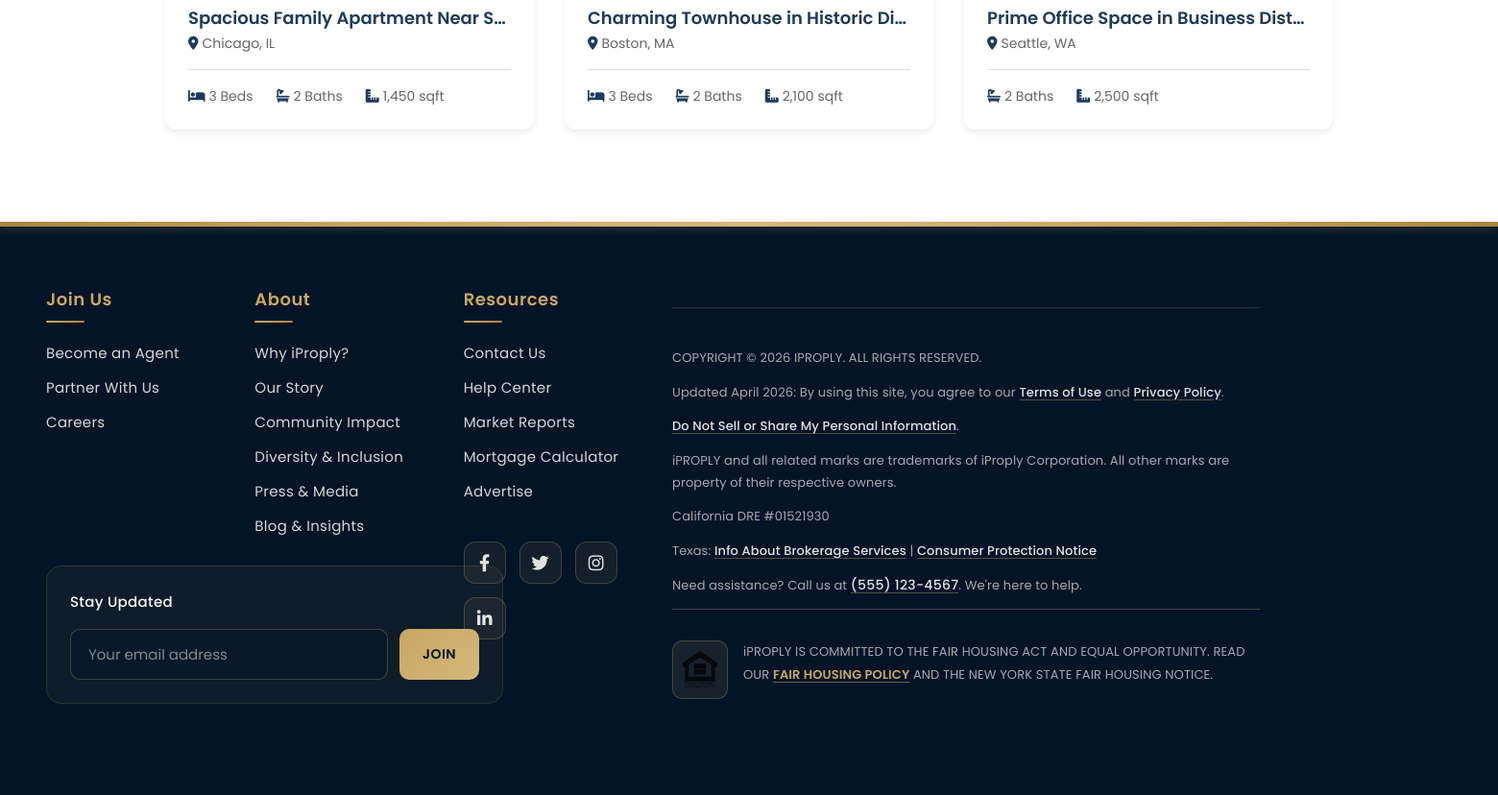
The app's page /listings.php (lower part), older data.
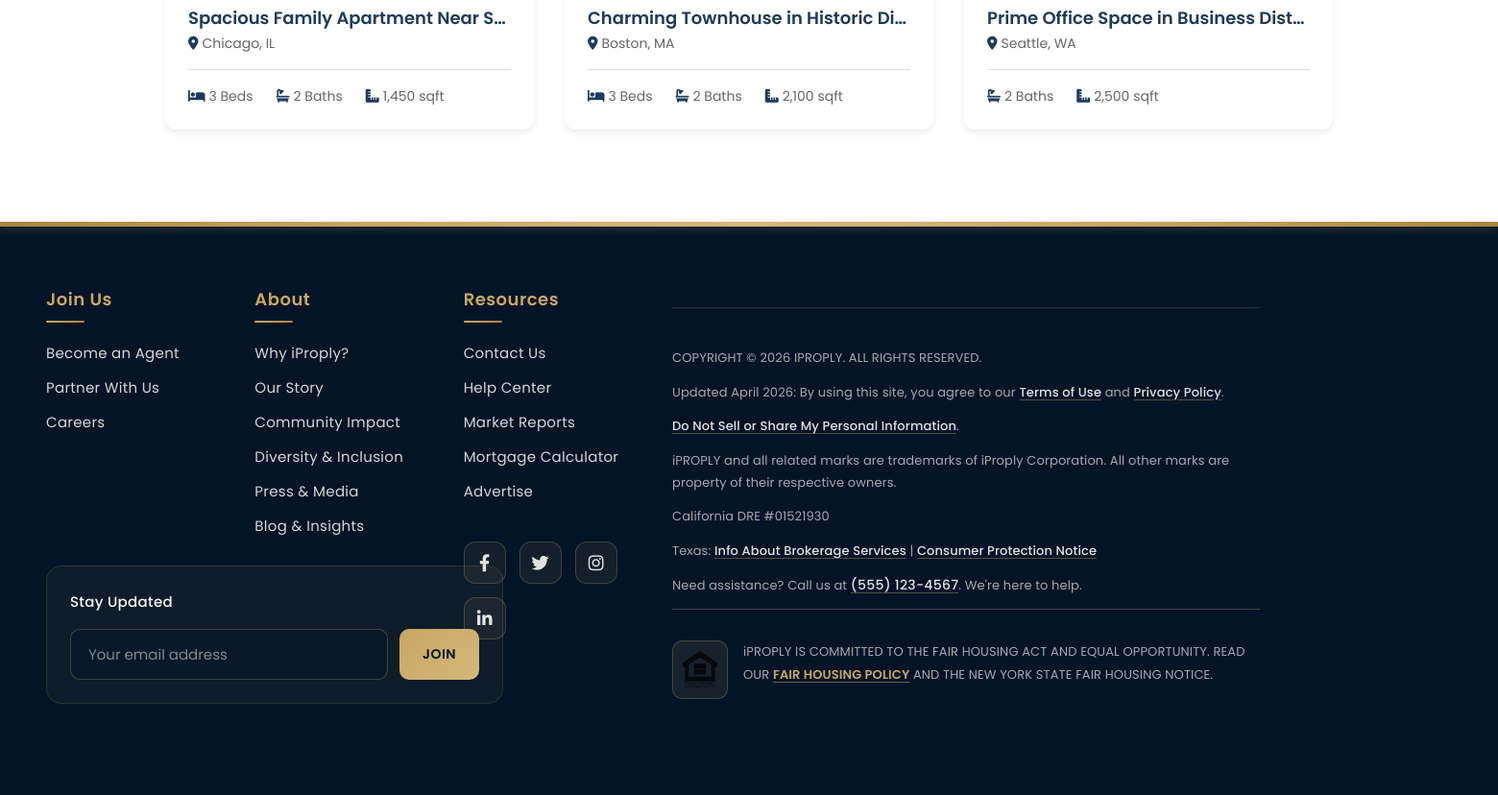
The same page, newer data.
### tables this page shows
CREATE TABLE properties (
    id INT AUTO_INCREMENT PRIMARY KEY,
    agent_id INT NOT NULL,
    category_id INT,
    property_type_id INT,
    title VARCHAR(255) NOT NULL,
    slug VARCHAR(255) NOT NULL UNIQUE,
    description LONGTEXT,
    short_description TEXT,
    price DECIMAL(15, 2) NOT NULL,
    price_type ENUM('fixed', 'negotiable', 'auction') DEFAULT 'fixed',
    status ENUM('sale', 'rent', 'sold', 'pending') DEFAULT 'sale',
    property_status ENUM('active', 'inactive', 'pending', 'featured', 'sold', 'rented') DEFAULT 'pending',
    bedrooms INT DEFAULT 0,
    bathrooms DECIMAL(3, 1) DEFAULT 0,
    area_sqft DECIMAL(10, 2) DEFAULT 0,
    lot_size DECIMAL(10, 2) DEFAULT 0,
    year_built INT,
    parking_spaces INT DEFAULT 0,
    garage_spaces INT DEFAULT 0,
    floors INT DEFAULT 1,
    address TEXT NOT NULL,
    city VARCHAR(100) NOT NULL,
    state VARCHAR(50) NOT NULL,
    zip_code VARCHAR(20) NOT NULL,
    country VARCHAR(50) DEFAULT 'USA',
    latitude DECIMAL(10, 8),
    longitude DECIMAL(11, 8),
    map_address TEXT,
    features LONGTEXT,
    amenities LONGTEXT,
    nearby_places LONGTEXT,
    virtual_tour_url VARCHAR(500),
    video_url VARCHAR(500),
    floor_plan VARCHAR(255),
    featured_image VARCHAR(255),
    is_featured TINYINT(1) DEFAULT 0,
    is_premium TINYINT(1) DEFAULT 0,
    view_count INT DEFAULT 0,
    inquiry_count INT DEFAULT 0,
    admin_notes TEXT,
    approved_by INT,
    approved_at DATETIME,
    expires_at DATE,
    created_at TIMESTAMP DEFAULT CURRENT_TIMESTAMP,
    updated_at TIMESTAMP DEFAULT CURRENT_TIMESTAMP ON UPDATE CURRENT_TIMESTAMP,
    FOREIGN KEY (agent_id) REFERENCES agents(id) ON DELETE CASCADE,
    FOREIGN KEY (category_id) REFERENCES categories(id) ON DELETE SET NULL,
    FOREIGN KEY (property_type_id) REFERENCES property_types(id) ON DELETE SET NULL,
    FOREIGN KEY (approved_by) REFERENCES admins(id) ON DELETE SET NULL,
    INDEX idx_price (price),
    INDEX idx_status (status),
    INDEX idx_city (city),
    INDEX idx_state (state),
    INDEX idx_property_status (property_status),
    INDEX idx_featured (is_featured),
    FULLTEXT INDEX idx_search (title, description, address, city)
);

CREATE TABLE site_settings (
    id INT AUTO_INCREMENT PRIMARY KEY,
    site_name VARCHAR(255) NOT NULL DEFAULT 'iProply',
    site_tagline VARCHAR(500) DEFAULT 'Find Your Dream Home Today',
    site_email VARCHAR(255) DEFAULT 'info@iproply.com',
    site_phone VARCHAR(50) DEFAULT '(555) 123-4567',
    site_address TEXT,
    site_logo VARCHAR(255),
    smtp_host VARCHAR(255),
    smtp_port INT DEFAULT 587,
    smtp_username VARCHAR(255),
    smtp_password VARCHAR(255),
    smtp_encryption VARCHAR(20) DEFAULT 'tls',
    facebook_url VARCHAR(500),
    twitter_url VARCHAR(500),
    instagram_url VARCHAR(500),
    linkedin_url VARCHAR(500),
    meta_title VARCHAR(255),
    meta_description TEXT,
    meta_keywords TEXT,
    created_at TIMESTAMP DEFAULT CURRENT_TIMESTAMP,
    updated_at TIMESTAMP DEFAULT CURRENT_TIMESTAMP ON UPDATE CURRENT_TIMESTAMP
);

CREATE TABLE pages (
    id INT AUTO_INCREMENT PRIMARY KEY,
    title VARCHAR(255) NOT NULL,
    slug VARCHAR(255) NOT NULL UNIQUE,
    content LONGTEXT NOT NULL,
    status ENUM('draft', 'published') DEFAULT 'draft',
    published_at DATETIME NULL,
    meta_title VARCHAR(255) NULL,
    meta_description TEXT NULL,
    meta_keywords TEXT NULL,
    show_in_footer TINYINT(1) NOT NULL DEFAULT 0,
    footer_section VARCHAR(50) NULL,
    footer_order INT NOT NULL DEFAULT 0,
    created_by INT NULL,
    updated_by INT NULL,
    created_at TIMESTAMP DEFAULT CURRENT_TIMESTAMP,
    updated_at TIMESTAMP DEFAULT CURRENT_TIMESTAMP ON UPDATE CURRENT_TIMESTAMP,
    FOREIGN KEY (created_by) REFERENCES admins(id) ON DELETE SET NULL,
    FOREIGN KEY (updated_by) REFERENCES admins(id) ON DELETE SET NULL
);

### includes/Database.php (called while the page is built, shortened)
<?php
class Database {
    private static $instance = null;
    private $pdo;
    private $stmt;
    private function __construct() {
        $dsn = "mysql:host=" . DB_HOST . ";dbname=" . DB_NAME . ";charset=" . DB_CHARSET;
        $options = [
            PDO::ATTR_ERRMODE => PDO::ERRMODE_EXCEPTION,
            PDO::ATTR_DEFAULT_FETCH_MODE => PDO::FETCH_ASSOC,
            PDO::ATTR_EMULATE_PREPARES => false,
            PDO::MYSQL_ATTR_INIT_COMMAND => "SET NAMES " . DB_CHARSET . " COLLATE utf8mb4_unicode_ci"
        ];
        try {
            $this->pdo = new PDO($dsn, DB_USER, DB_PASS, $options);
        } catch (PDOException $e) {
            $this->error = $e->getMessage();
            error_log("Database Connection Error: " . $this->error);
            if (APP_ENV === 'development') {
                die("Database Connection Error: " . $this->error);
            } else {
                die("A database error occurred. Please try again later.");
            }
        }
    }
    public static function getInstance() {
        if (self::$instance === null) {
            self::$instance = new self();
        }
        return self::$instance;
    }
    public function query($sql, $params = []) {
        $this->stmt = $this->pdo->prepare($sql);
        try {
            $this->stmt->execute($params);
            return $this;
        } catch (PDOException $e) {
            error_log("Query Error: " . $e->getMessage() . " | SQL: " . $sql);
            throw $e;
        }
    }
    public function fetchAll() {
        return $this->stmt->fetchAll();
    }
    public function select($table, $columns = '*', $where = '', $params = [], $orderBy = '', $limit = '') {
        $sql = "SELECT {$columns} FROM {$table}";
        if ($where) {
            $sql .= " WHERE {$where}";
        }
        if ($orderBy) {
            $sql .= " ORDER BY {$orderBy}";
        }
        if ($limit) {
            $sql .= " LIMIT {$limit}";
        }
        return $this->query($sql, $params)->fetchAll();
    }
    public function selectOne($table, $columns = '*', $where = '', $params = []) {
        $result = $this->select($table, $columns, $where, $params, '', 1);
        return $result ? $result[0] : null;
    }
}

### includes/Property.php (called while the page is built, shortened)
<?php
class Property {
    private $db;
    public function __construct() {
        $this->db = Database::getInstance();
    }
    public function getAll($filters = [], $page = 1, $perPage = ITEMS_PER_PAGE) {
        $where = ['p.property_status = :status'];
        $params = ['status' => $filters['status'] ?? 'active'];
        $whereClause = implode(' AND ', $where);
        $offset = ($page - 1) * $perPage;
        $sql = "SELECT p.*,
                CONCAT(a.first_name, ' ', a.last_name) as agent_name,
                a.phone as agent_phone,
                a.avatar as agent_avatar,
                a.email as agent_email,
                pt.name as property_type_name,
                c.name as category_name,
                (SELECT image_path FROM property_images WHERE property_id = p.id AND is_primary = 1 LIMIT 1) as primary_image
                FROM properties p
                LEFT JOIN agents a ON p.agent_id = a.id
                LEFT JOIN property_types pt ON p.property_type_id = pt.id
                LEFT JOIN categories c ON p.category_id = c.id
                WHERE {$whereClause}
                ORDER BY p.is_featured DESC, p.created_at DESC
                LIMIT {$perPage} OFFSET {$offset}";
        return $this->db->query($sql, $params)->fetchAll();
    }
}

### config/config.php (called while the page is built, shortened)
<?php
spl_autoload_register(function ($class) {
    $file = BASE_PATH . '/includes/' . str_replace('\\', '/', $class) . '.php';
});
function base_url($path = '') {
    return rtrim(APP_URL, '/') . '/' . ltrim($path, '/');
}
function sanitize($input) {
    return htmlspecialchars(trim($input ?? ''), ENT_QUOTES, 'UTF-8');
}

### includes/Page.php (called while the page is built, shortened)
<?php
class Page {
    private $db;
    public function __construct() {
        $this->db = Database::getInstance();
    }
    public function getFooterPages($section) {
        return $this->db->select(
            'pages',
            '*',
            'status = :status AND show_in_footer = 1 AND footer_section = :section',
            ['status' => 'published', 'section' => $section],
            'footer_order ASC, title ASC'
        );
    }
}

### listings.php (the view, shortened to what the rows shown need)
<?php
require_once 'config/config.php';
require_once 'includes/Database.php';
require_once 'includes/Property.php';
$propertyModel = new Property();
$filters = [
    'keyword' => $_GET['keyword'] ?? '',
    'city' => $_GET['city'] ?? '',
    'state' => $_GET['state'] ?? '',
    'property_type' => $_GET['type'] ?? '',
    'status_type' => $_GET['status'] ?? '',
    'min_price' => $_GET['min_price'] ?? '',
    'max_price' => $_GET['max_price'] ?? '',
    'bedrooms' => $_GET['bedrooms'] ?? '',
    'bathrooms' => $_GET['bathrooms'] ?? ''
];
$filters = array_filter($filters, function($value) {
    return $value !== '' && $value !== null;
});
$page = isset($_GET['page']) ? max(1, intval($_GET['page'])) : 1;
$perPage = ITEMS_PER_PAGE;
$properties = $propertyModel->getAll($filters, $page, $perPage);
include 'partials/header.php';
?>
<section class="section">
    <div class="container">
        <?php if (empty($properties)): ?>
            <div class="empty-state">
                <i class="fas fa-home"></i>
                <h3>No properties found</h3>
                <p>Try adjusting your search criteria to find more properties.</p>
            </div>
        <?php else: ?>
            <div class="property-grid">
                <?php foreach ($properties as $property): ?>
                    <div class="property-card">
                        <a href="property.php?slug=<?php echo sanitize($property['slug']); ?>" style="text-decoration: none; color: inherit;">
                            <div class="property-content">
                                <h3 class="property-title"><?php echo sanitize($property['title']); ?></h3>
                                <div class="property-location">
                                    <i class="fas fa-map-marker-alt"></i>
                                    <?php echo sanitize($property['city']) . ', ' . sanitize($property['state']); ?>
                                </div>
                                <div class="property-features">
                                    <?php if (!empty($property['bedrooms'])): ?>
                                        <div class="property-feature">
                                            <i class="fas fa-bed"></i>
                                            <span><?php echo intval($property['bedrooms']); ?> Beds</span>
                                        </div>
                                    <?php endif; ?>
                                    <?php if (!empty($property['bathrooms'])): ?>
                                        <div class="property-feature">
                                            <i class="fas fa-bath"></i>
                                            <span><?php echo intval($property['bathrooms']); ?> Baths</span>
                                        </div>
                                    <?php endif; ?>
                                    <?php if (!empty($property['area_sqft'])): ?>
                                        <div class="property-feature">
                                            <i class="fas fa-ruler-combined"></i>
                                            <span><?php echo number_format(intval($property['area_sqft'])); ?> sqft</span>
                                        </div>
                                    <?php endif; ?>
                                </div>
                            </div>
                        </a>
                    </div>
                <?php endforeach; ?>
            </div>
        <?php endif; ?>
    </div>
</section>
<?php
include 'partials/footer.php';
?>

### partials/footer.php (shortened to what the rows shown need)
<?php
function format_phone_url($phone) {
    return preg_replace('/[^0-9]/', '', $phone);
}
$footerPages = [
    'join' => [],
    'about' => [],
    'resources' => [],
];
try {
    $pageModel = new Page();
    $footerPages['join'] = $pageModel->getFooterPages('join');
    $footerPages['about'] = $pageModel->getFooterPages('about');
    $footerPages['resources'] = $pageModel->getFooterPages('resources');
} catch (Exception $e) {
    $footerPages = [
        'join' => [],
        'about' => [],
        'resources' => [],
    ];
}
?>
    </main>
    <div class="SiteFooter main-content">
        <div class="footerContent fluid-gutter row">
            <div class="flex flex-column col-12 col-md-4 col-lg-3 col-xl-2 linkSection links">
                <?php if (!empty($footerPages['join'])): ?>
                    <?php foreach ($footerPages['join'] as $p): ?>
                        <div class="LinkItem">
                            <a href="<?php echo base_url('page.php?slug=' . urlencode($p['slug'])); ?>"><?php echo sanitize($p['title']); ?></a>
                        </div>
                    <?php endforeach; ?>
                <?php endif; ?>
            </div>
            <div class="flex flex-column col-12 col-md-2 col-lg-2 linkSection links">
                <?php if (!empty($footerPages['about'])): ?>
                    <?php foreach ($footerPages['about'] as $p): ?>
                        <div class="LinkItem">
                            <a href="<?php echo base_url('page.php?slug=' . urlencode($p['slug'])); ?>"><?php echo sanitize($p['title']); ?></a>
                        </div>
                    <?php endforeach; ?>
                <?php endif; ?>
            </div>
            <div class="flex flex-column col-12 col-md-2 col-lg-2 linkSection links">
                <?php if (!empty($footerPages['resources'])): ?>
                    <?php foreach ($footerPages['resources'] as $p): ?>
                        <div class="LinkItem">
                            <a href="<?php echo base_url('page.php?slug=' . urlencode($p['slug'])); ?>"><?php echo sanitize($p['title']); ?></a>
                        </div>
                    <?php endforeach; ?>
                <?php endif; ?>
            </div>
            <div class="flex flex-column col-12 col-md-4 col-lg-5 col-xl-6">
                <div class="legal">
                    <p class="copyright">Copyright &copy; <?php echo date('Y'); ?> <?php echo sanitize($siteSettings['site_name'] ?? 'iProply'); ?>. All rights reserved.</p>
                    <p class="tos-eula">Updated <?php echo date('F Y'); ?>: By using this site, you agree to our <a href="<?php echo base_url('page.php?slug=terms-of-use'); ?>" target="_blank">Terms of Use</a> and <a href="<?php echo base_url('page.php?slug=privacy-policy'); ?>" target="_blank">Privacy Policy</a>.</p>
                    <p class="do-not-sell"><a href="<?php echo base_url('page.php?slug=do-not-sell'); ?>" target="_blank">Do Not Sell or Share My Personal Information</a>.</p>
                    <p class="trademark">iPROPLY and all related marks are trademarks of iProply Corporation. All other marks are property of their respective owners.</p>
                    <p class="ca-dre">California DRE #<?php echo sanitize($siteSettings['ca_dre'] ?? '01521930'); ?></p>
                    <p class="trec">Texas: <a href="<?php echo base_url('page.php?slug=texas-ibs'); ?>" target="_blank">Info About Brokerage Services</a> | <a href="https://www.trec.texas.gov/forms/consumer-protection-notice" target="_blank" rel="noopener">Consumer Protection Notice</a></p>
                    <p class="helpReading">Need assistance? Call us at <a class="phoneNumber" href="tel:<?php echo format_phone_url($siteSettings['site_phone'] ?? '1-844-759-7732'); ?>"><?php echo sanitize($siteSettings['site_phone'] ?? '1-844-IPROPLY'); ?></a>. We're here to help.</p>
                    <p class="fairHousingPolicyBold">
                        <span class="eho">
                        </span>
                        <span></span>
                    </p>
                </div>
            </div>
        </div>
    </div>
</body>
</html>

Row changes from the older to the newer data that the page shows:
added pages: title "Become an Agent"
added pages: title "Partner With Us"
added pages: title "Careers"
added pages: title "Why iProply?"
added pages: title "Our Story"
added pages: title "Community Impact"
added pages: title "Diversity & Inclusion"
added pages: title "Press & Media"
added pages: title "Help Center"
added pages: title "Market Reports"
added pages: title "Mortgage Calculator"
added pages: title "Advertise"
Text that changed along with them:
text no longer shown: "Become an Agent Partner With Us Careers Why iProply? Our Story Community Impact Diversity & Inclusion Press & Media Help Center Market Reports Mortgage Calculator Advertise"
